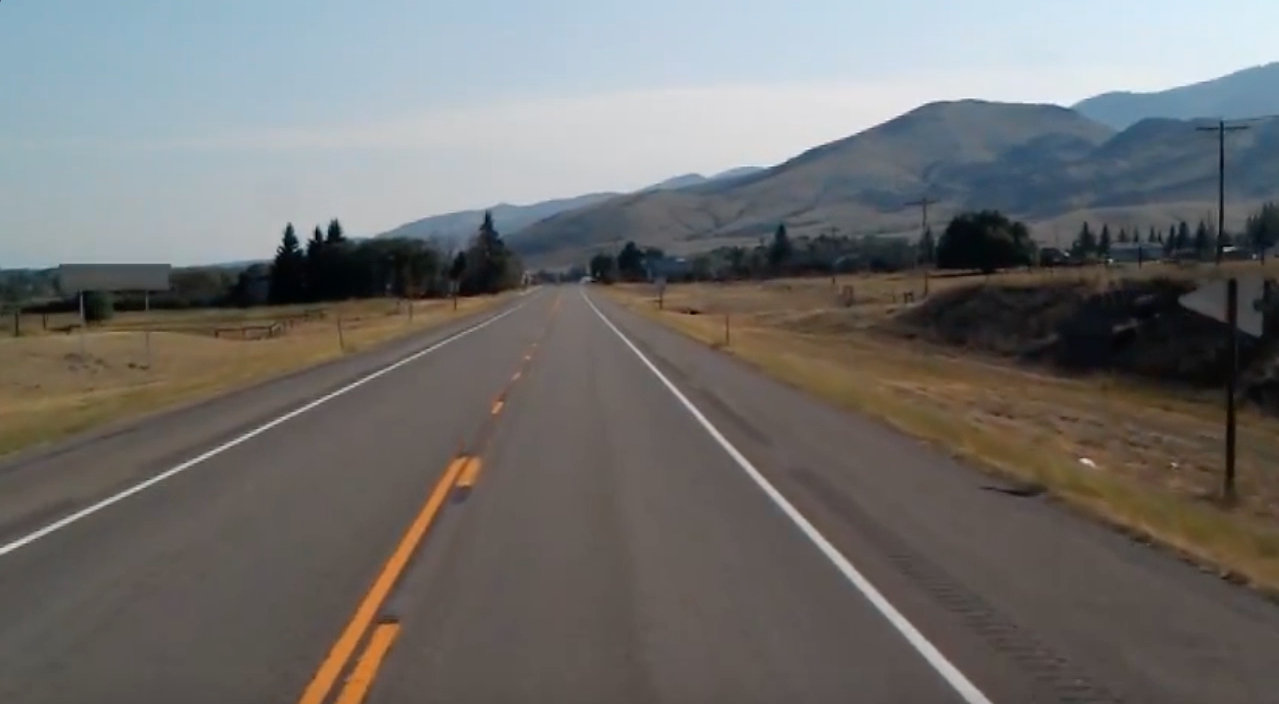
#> input picture test_image.jpg, 1279 x 704 px
$ jupyter execute file1.ipynb   (text cells are left out)
#> lines starting #> are read from the running program, lines starting #| are printed output that depends on the picture; after the words box and inside, x2 and y2 are one past the last pixel; in counts of white or black regions, pixels touching at a corner belong together; pictures that were not available may be replaced by others from this repository, and a replacement may not be noted
[cell 1]
import cv2
import numpy as np

[cell 2]
def make_coordinates(image,line_parameters):
    slope,intercept = line_parameters
    y1 = image.shape[0]
    y2 = int(y1*(3/4))
    x1 = int((y1 - intercept)/slope)
    x2 = int((y2 - intercept)/slope)
    return np.array([x1,y1,x2,y2])

[cell 3]
def average_slope_intercept(image,lines):
    left_fit = []
    right_fit = []

    for line in lines:
        x1,y1,x2,y2 = line.reshape(4)
        parameters = np.polyfit((x1,x2),(y1,y2),1)
        slope = parameters[0]
        intercept = parameters[1]

        if slope < 0:
            left_fit.append((slope,intercept))
        else:
            right_fit.append((slope,intercept))
    left_fit_average = np.average(left_fit,axis=0)
    right_fit_average = np.average(right_fit,axis=0)

    left_line = make_coordinates(image,left_fit_average)
    right_line = make_coordinates(image,right_fit_average)

    return np.array([left_line,right_line])

[cell 4]
def canny(image):
    gray = cv2.cvtColor(image,cv2.COLOR_RGB2GRAY)
    blur = cv2.GaussianBlur(gray, (5,5),0)
    canny = cv2.Canny(blur,50,150)
    return canny

[cell 5]
def region_of_interest(image):
    height = image.shape[0]
    polygons = np.array([
        [(200,height),(1100,height),(550,250)]
    ])
    mask = np.zeros_like(image)
    cv2.fillPoly(mask,polygons,255)
    masked_image = cv2.bitwise_and(image,mask)
    return masked_image

[cell 6]
def display_lines(image,lines):
    line_image = np.zeros_like(image)
    if lines is not None:
        for line in lines:
            x1,y1,x2,y2 = line.reshape(4)
            cv2.line(line_image,(x1,y1),(x2,y2),(0,255,0),10)
    else:
        print("No Line")
    return line_image

[cell 7]
img = cv2.imread('test_image.jpg')
#> img is the input picture: shape (704, 1279, 3); mean B, G, R 109.7, 111.3, 112.3
lane_image = np.copy(img)

[cell 8]
canny_image = canny(lane_image) # detect edges
#> in canny, `canny = cv2.Canny(blur,50,150)`:
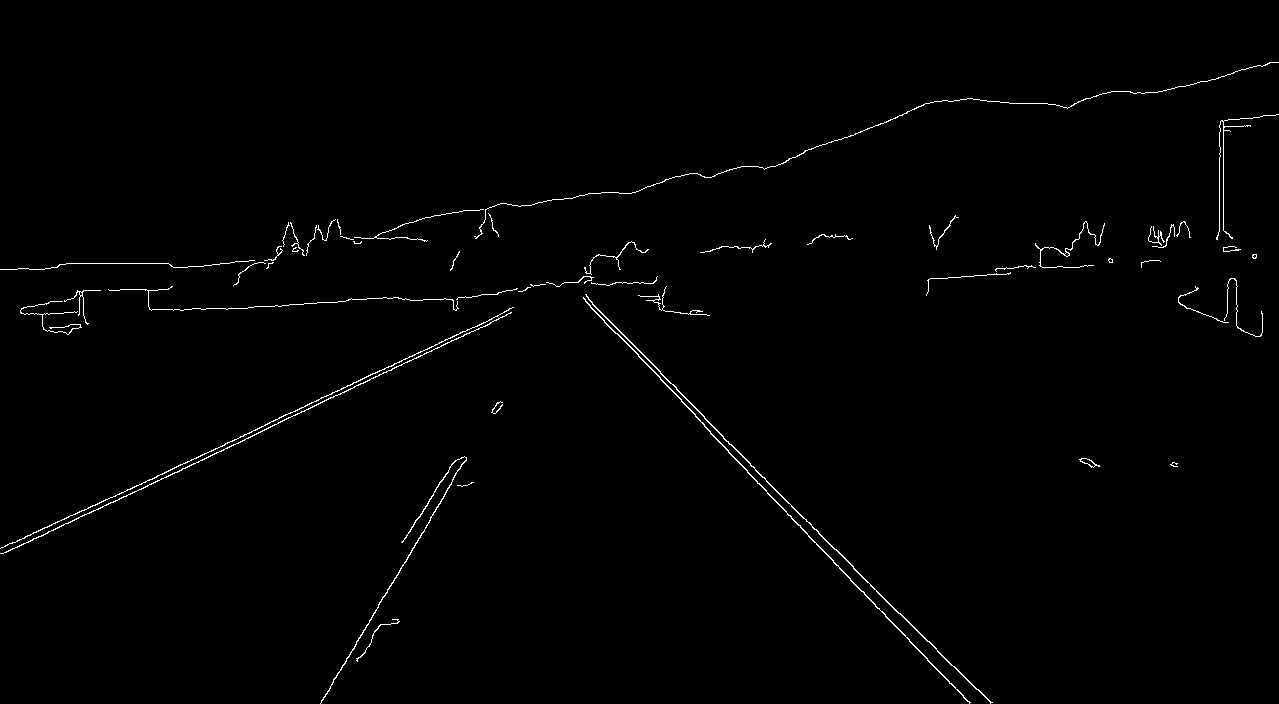
#> canny: shape (704, 1279); 0.91% white in thin lines or dots
cropped_image = region_of_interest(canny_image)
#> in region_of_interest, `cv2.fillPoly(mask,polygons,255)`: mask: shape (704, 1279); 22.7% white; 1 white region, box (x1, y1, x2, y2) and area: (200, 250, 1100, 704) 204575
#> in region_of_interest, `masked_image = cv2.bitwise_and(image,mask)`:
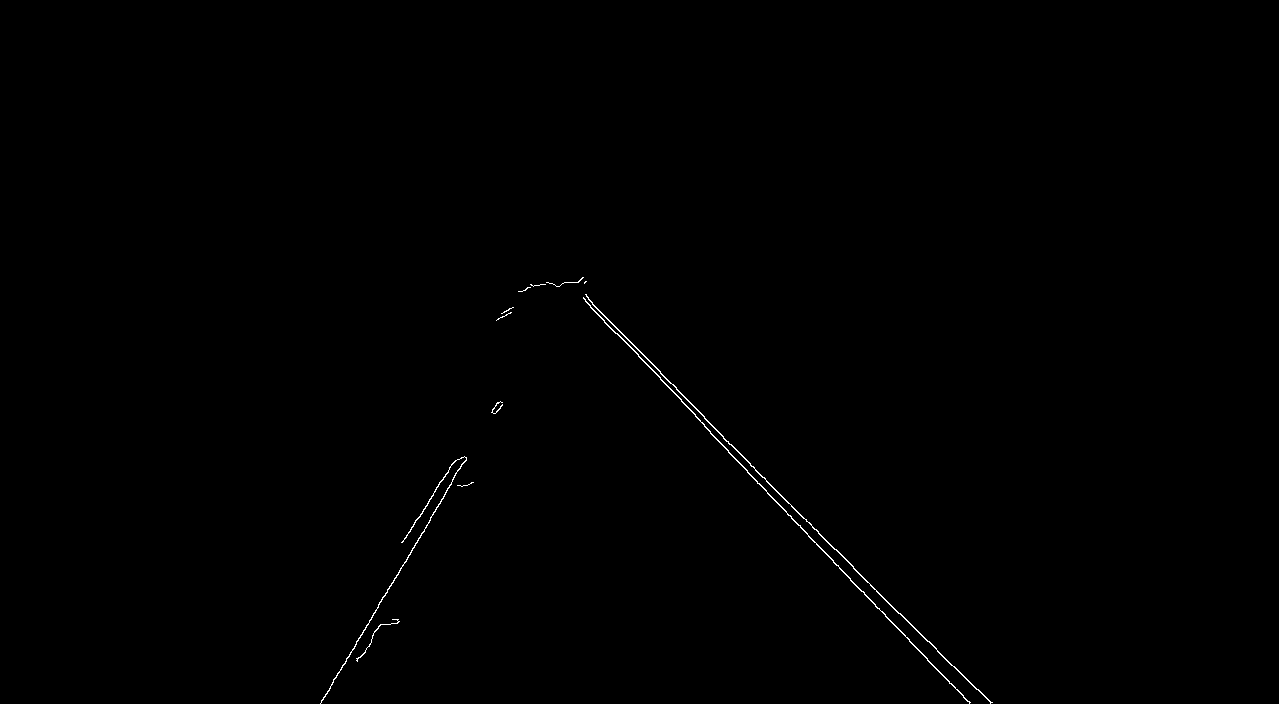
#> masked_image: shape (704, 1279); 0.26% white in thin lines or dots, all inside (x1, y1, x2, y2) = (320, 277, 993, 704)
lines = cv2.HoughLinesP(cropped_image,2,np.pi/180, 100,np.array([]),minLineLength=40, maxLineGap=5)
#> lines = 13 rows, first 6: [704, 418, 927, 641], [704, 426, 791, 516], [320, 703, 445, 494], [585, 301, 663, 381], [630, 341, 670, 383], [794, 520, 861, 591]
print(lines)
#| [[[704 418 927 641]]
#|  [[704 426 791 516]]
#|  [[320 703 445 494]]
#|  [[585 301 663 381]]
#|  [[630 341 670 383]]
#|  [[794 520 861 591]]
#|  [[659 371 704 416]]
#|  [[870 599 939 672]]
#|  [[767 493 807 534]]
#|  [[423 509 454 461]]
#|  [[940 653 991 702]]
#|  [[824 551 879 609]]
#> (further printed lines are left out)
average_lines = average_slope_intercept(lane_image,lines)
#> the loop in average_slope_intercept, `for line in lines:` made 13 passes
#> (x1, y1, x2, y2, slope, intercept) on passes 1 to 12: (704, 418, 927, 641, 1, -286), (704, 426, 791, 516, 1.03, -302.3), (320, 703, 445, 494, -1.67, 1238), (585, 301, 663, 381, 1.03, -299), (630, 341, 670, 383, 1.05, -320.5), (794, 520, 861, 591, 1.06, -321.4), (659, 371, 704, 416, 1, -288), (870, 599, 939, 672, 1.06, -321.4), (767, 493, 807, 534, 1.03, -293.2), (423, 509, 454, 461, -1.55, 1164), (940, 653, 991, 702, 0.961, -250.1), (824, 551, 879, 609, 1.05, -317.9)
#> after the loop in average_slope_intercept, `for line in lines:`: left_fit = [(-1.67, 1238), (-1.55, 1164)]; right_fit = [(1, -286), (1.03, -302.3), (1.03, -299), (1.05, -320.5), (1.06, -321.4), (1, -288), (1.06, -321.4), (1.03, -293.2), (0.961, -250.1), (1.05, -317.9), (1, -287)]
#> in average_slope_intercept, `left_fit_average = np.average(left_fit,axis=0)`: left_fit_average = [-1.61, 1201]
#> in average_slope_intercept, `right_fit_average = np.average(right_fit,axis=0)`: right_fit_average = [1.02, -298.8]
#> in make_coordinates, `slope,intercept = line_parameters`: slope = -1.61; intercept = 1201
#> in make_coordinates, `x1 = int((y1 - intercept)/slope)`: x1 = 308
#> in make_coordinates, `x2 = int((y2 - intercept)/slope)`: x2 = 417
#> in average_slope_intercept, `left_line = make_coordinates(image,left_fit_average)`: left_line = [308, 704, 417, 528]
#> in average_slope_intercept, `right_line = make_coordinates(image,right_fit_average)`: right_line = [978, 704, 807, 528]
#> average_lines = [[308, 704, 417, 528], [978, 704, 807, 528]]
line_image = display_lines(lane_image,average_lines)
#> the loop in display_lines, `for line in lines:` made 2 passes
combo_image = cv2.addWeighted(lane_image,0.8,line_image,1,1)
cv2.imshow("Image",combo_image)

cv2.waitKey(0)
cv2.destroyAllWindows()

[cell 9]
cap = cv2.VideoCapture(r"D:\vs code\python\DeepLearning\Projects\lane_detection\test4.mp4")

while True:
    _,lane_image = cap.read()
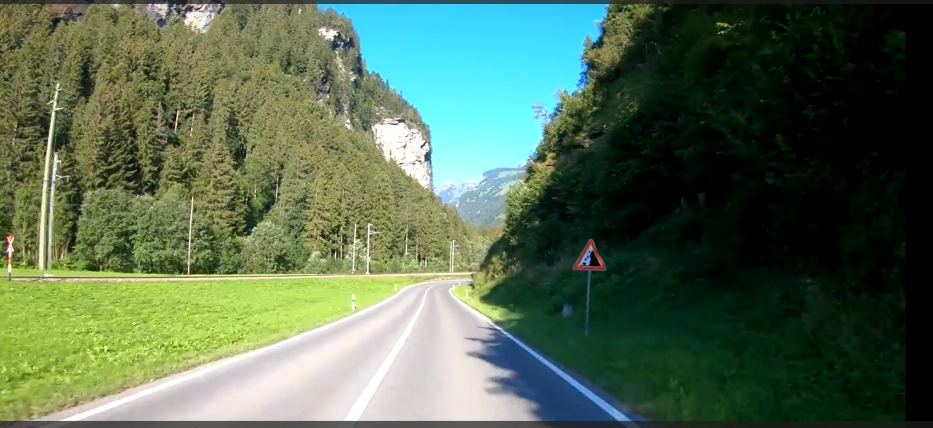
#> input picture test_image2.png, 1865 x 856 px, given in place of test4.mp4, which was not available (shown at 1/2 size)
#> lane_image is the input picture: shape (856, 1865, 3); mean B, G, R 82.2, 106.7, 85
    canny_image = canny(lane_image)
#> in canny (call 2), `gray = cv2.cvtColor(image,cv2.COLOR_RGB2GRAY)`:
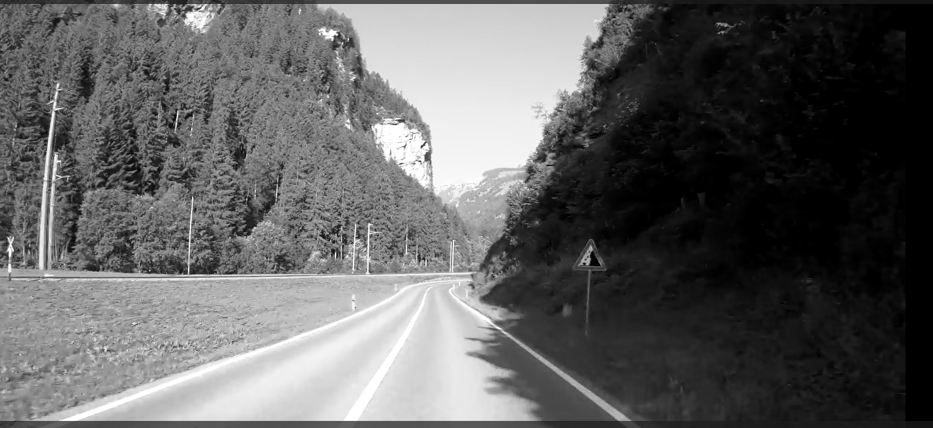
#> gray: shape (856, 1865) (shown at 1/2 size); min 0, max 255, mean 96.9
#> in canny (call 2), `canny = cv2.Canny(blur,50,150)`: canny: shape (856, 1865); 7.3% white in thin lines or dots, all inside (x1, y1, x2, y2) = (0, 0, 1527, 843)
    cropped_image = region_of_interest(canny_image)
#> in region_of_interest (call 2), `cv2.fillPoly(mask,polygons,255)`: mask: shape (856, 1865); 17.1% white; 1 white region, box (x1, y1, x2, y2) and area: (200, 250, 1101, 856) 273306
#> in region_of_interest (call 2), `masked_image = cv2.bitwise_and(image,mask)`:
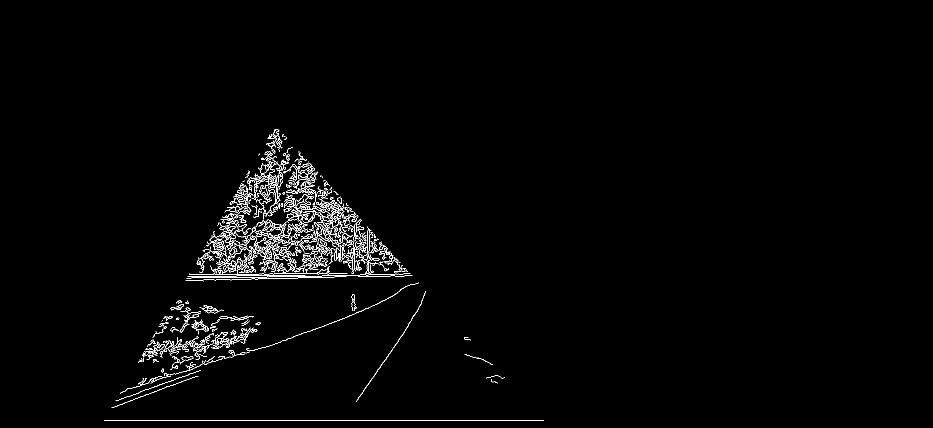
#> masked_image: shape (856, 1865) (shown at 1/2 size); 1.4% white in thin lines or dots, all inside (x1, y1, x2, y2) = (208, 259, 1088, 842)
    try:
        lines = cv2.HoughLinesP(cropped_image,2,np.pi/180, 100,np.array([]),minLineLength=40, maxLineGap=5)
#> lines = 71 rows, first 6: [208, 841, 1087, 841], [727, 552, 780, 552], [668, 550, 755, 549], [756, 548, 806, 548], [698, 472, 738, 472], [642, 507, 719, 507]
        average_lines = average_slope_intercept(lane_image,lines)
#> the loop in average_slope_intercept (call 2), `for line in lines:` made 71 passes
#> (x1, y1, x2, y2, slope, intercept) on passes 1 to 12: (208, 841, 1087, 841, 1.84e-17, 841), (727, 552, 780, 552, -3.37e-16, 552), (668, 550, 755, 549, -0.0115, 557.7), (756, 548, 806, 548, -5.75e-16, 548), (698, 472, 738, 472, -1.31e-15, 472), (642, 507, 719, 507, -1.89e-15, 507), (646, 497, 687, 497, -3.5e-15, 497), (662, 512, 727, 512, -3.71e-16, 512), (233, 801, 280, 784, -0.362, 885.3), (534, 553, 589, 553, -6.61e-16, 553), (649, 547, 692, 546, -0.0233, 562.1), (457, 464, 490, 393, -2.15, 1447.2)
#> average_lines = [[175, 856, 386, 642], [2186, 856, 1243, 642]]
        line_image = display_lines(lane_image,average_lines)
#> the loop in display_lines (call 2), `for line in lines:` made 2 passes
#> after the loop in display_lines (call 2), `for line in lines:`:
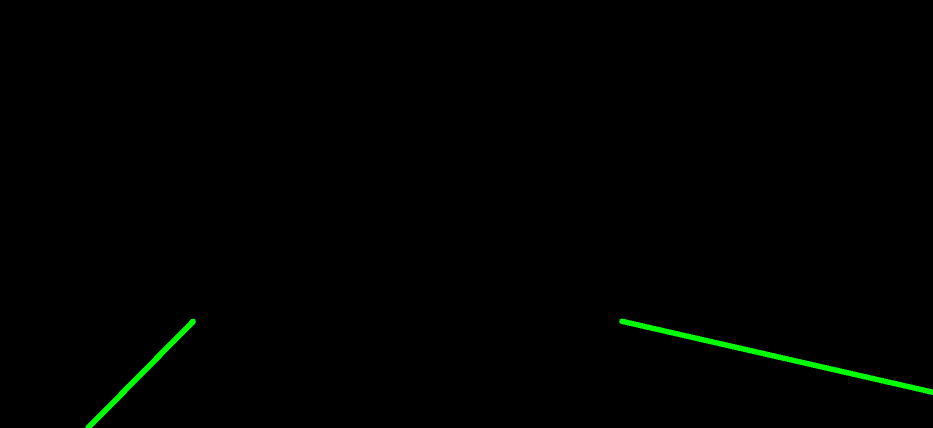
#> line_image: shape (856, 1865, 3) (shown at 1/2 size); mean of channels 0, 1, 2 0, 1.7, 0; drawn as B, G, R
        combo_image = cv2.addWeighted(lane_image,0.8,line_image,1,1)
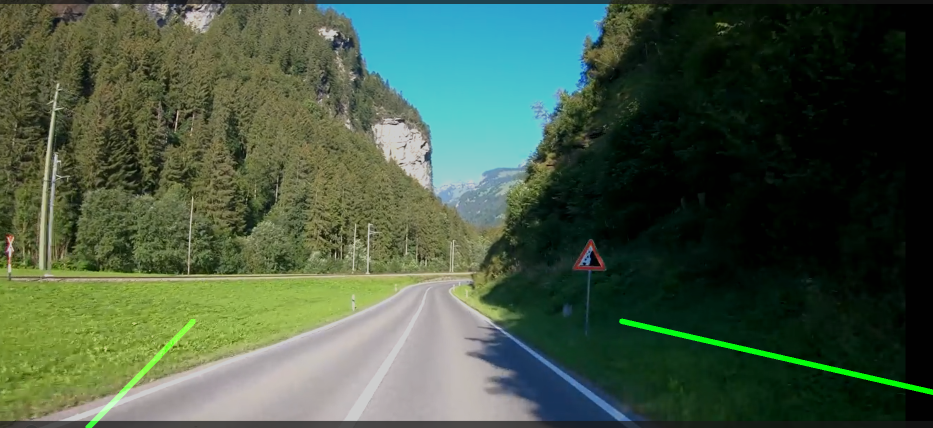
#> combo_image: shape (856, 1865, 3) (shown at 1/2 size); mean B, G, R 66.8, 87.6, 69
        cv2.imshow("image",combo_image)
    except:
        print("No Lane Lines")

    if cv2.waitKey(1) & 0xFF == ord('q'):
#> (key q is pressed here)
        break
cv2.destroyAllWindows()
